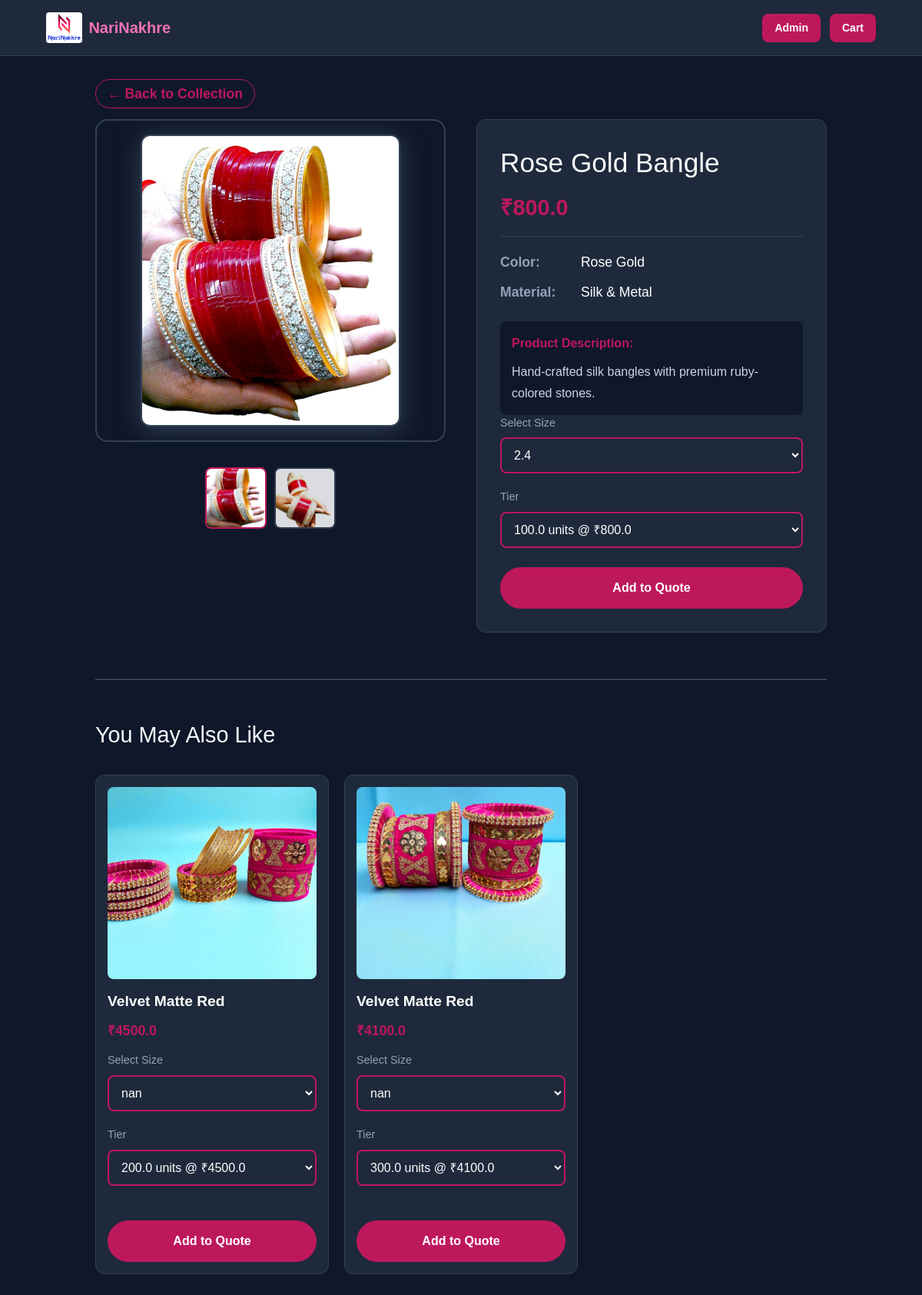
The app's page /product/16 with its own data.
### tables this page shows
CREATE TABLE products (
                id INTEGER PRIMARY KEY AUTOINCREMENT,
                sku TEXT,
                name TEXT,
                hsn TEXT,
                gst REAL,
                material TEXT,
                color TEXT,
                sizes TEXT,
                category_id INTEGER,
                subcategory_id INTEGER,
                description TEXT,
                quantity1 REAL,
                price1 REAL,
                quantity2 REAL,
                price2 REAL,
                quantity3 REAL,
                price3 REAL
            , category TEXT, subcategory TEXT, image_file TEXT, image_url TEXT);

### app.py (the view)
@app.route('/product/<int:product_id>')
def product_detail(product_id):
    db = get_db()
    product = db.execute('SELECT * FROM products WHERE id = ?', (product_id,)).fetchone()
    if product is None:
        return "Product not found", 404
    product = dict(product)
    product['tiers'] = [
        {'tier': 1, 'qty': product.get('quantity1'), 'price': product.get('price1')},
        {'tier': 2, 'qty': product.get('quantity2'), 'price': product.get('price2')},
        {'tier': 3, 'qty': product.get('quantity3'), 'price': product.get('price3')},
    ]
    product['sizes'] = product.get('sizes', '')
    images = db.execute('SELECT image_path FROM product_images WHERE product_id = ? ORDER BY image_index', (product_id,)).fetchall()
    image_urls = []
    for img in images:
        path = img['image_path']
        if path.startswith('static/'):
            path = path[len('static/'):]
        path = path.lstrip('/')
        image_urls.append(path)
    if not image_urls:
        for i in range(1, 6):
            img_path = f"static/assets/products/{product['sku']}_{i}.jpg"
            if os.path.exists(img_path):
                image_urls.append(f"assets/products/{product['sku']}_{i}.jpg")
        if not image_urls:
            image_urls = [f"assets/products/{product['sku']}_1.jpg"]
    related_products_raw = db.execute('SELECT * FROM products WHERE id != ? ORDER BY RANDOM() LIMIT 3', (product_id,)).fetchall()
    related_products = []
    for rel in related_products_raw:
        rel = dict(rel)
        rel['tiers'] = [
            {'tier': 1, 'qty': rel.get('quantity1'), 'price': rel.get('price1')},
            {'tier': 2, 'qty': rel.get('quantity2'), 'price': rel.get('price2')},
            {'tier': 3, 'qty': rel.get('quantity3'), 'price': rel.get('price3')},
        ]
        rel['sizes'] = rel.get('sizes', '')
        related_products.append(rel)
    return render_template('product_detail.html', product=product, image_urls=image_urls, related_products=related_products)

### app.py (called while the page is built)
def get_db():
    if 'db' not in g:
        g.db = sqlite3.connect(app.config['DATABASE'])
        g.db.row_factory = sqlite3.Row
    return g.db

### templates/product_detail.html (shortened to what this page needs)
{% extends "base.html" %}
{% block content %}
<div class="pdp-bg">
    <div class="pdp-container">
        <nav class="back-nav">
            <a href="/" class="back-link">← Back to Collection</a>
        </nav>
        <div class="pdp-grid">
            <div class="pdp-image-section">
                <div class="main-img-container" style="background:#0f172a; border:2px solid #334155; border-radius:16px; display:flex; align-items:center; justify-content:center; height:420px; overflow-x:auto;">
                    <img id="main-view" src="{{ url_for('static', filename=image_urls[0]) }}" alt="{{ product['name'] }} main image" onclick="openLightbox(0)" style="max-width:350px; max-height:380px; border-radius:12px; cursor:pointer; box-shadow:0 4px 32px #334155; border:2px solid #334155; background:#1e293b;">
                </div>
                <div class="thumb-grid" style="display:flex; gap:10px; justify-content:center; margin-top:18px; overflow-x:auto;">
                    {% for img in image_urls %}
                        <img src="{{ url_for('static', filename=img) }}" class="thumb-img{% if loop.index0 == 0 %} active-thumb{% endif %}" data-idx="{{ loop.index0 }}" style="width:80px; height:80px; object-fit:cover; border-radius:8px; border:2px solid #334155; opacity:0.85; cursor:pointer; transition:0.2s;" onclick="setMainImage({{ loop.index0 }})">
                    {% endfor %}
                </div>
            </div>
            <div class="pdp-info-card">
                <h1 class="pdp-title">{{ product['name'] }}</h1>
                <div class="pdp-price">₹{{ product['price1'] }}</div>
                <div class="detail-item"><span class="detail-label">Color:</span> {{ product['color'] or 'N/A' }}</div>
                <div class="detail-item"><span class="detail-label">Material:</span> {{ product['material'] or 'N/A' }}</div>
                <div class="product-desc">
                    <strong style="color:#be185d; display:block; margin-bottom:10px;">Product Description:</strong>
                    <span style="color:#cbd5e1;">{{ product['description'] or 'No description available for this product.' }}</span>
                </div>
                <div class="pdp-field">
                    <label>Select Size</label>
                    <select id="size-{{ product.id }}" class="pdp-select size-select">
                        {% for s in product['sizes'].split(',') %}
                            <option value="{{ s|trim }}">{{ s|trim }}</option>
                        {% endfor %}
                    </select>
                </div>
                <div class="pdp-field">
                    <label for="tier">Tier</label>
                    <select id="tier-select-{{ product.id }}" class="pdp-input tier-select">
                        {% for tier in product['tiers'] %}
                            {% if tier.qty and tier.price %}
                                <option value="{{ tier.qty }}" data-price="{{ tier.price }}">{{ tier.qty }} units @ ₹{{ tier.price }}</option>
                            {% endif %}
                        {% endfor %}
                    </select>
                </div>
                <div class="pdp-actions">
                    <button class="add-to-quote-btn btn-add"
                        data-sku="{{ product.id }}"
                        data-tier="{{ product.tiers[0].qty if product.tiers and product.tiers[0].qty else 1 }}"
                        data-price="{{ product.tiers[0].price if product.tiers and product.tiers[0].price else product.price1 }}"
                        data-size="{{ product.sizes.split(',')[0]|trim if product.sizes else '' }}"
                        onclick="addToQuoteDirect(this, '{{ product.id }}')"
                    >Add to Quote</button>
                </div>
            </div>
        </div>
        {% if related_products %}
        <section class="carousel-section">
            <h2 class="carousel-title">You May Also Like</h2>
            <div class="product-grid">
                {% for rel in related_products %}
                <div class="product-card">
                    <a href="/product/{{ rel.id }}">
                        <img class="product-image" src="/static/assets/products/{{ rel.sku }}_1.jpg" alt="{{ rel.name }}" onerror="this.src='/static/assets/products/default.jpg'">
                    </a>
                    <a href="/product/{{ rel.id }}" class="mini-title">{{ rel.name }}</a>
                    <div class="mini-price">₹{{ rel.price1 }}</div>
                    <div class="pdp-field">
                        <label>Select Size</label>
                        <select id="size-{{ rel.id }}" class="pdp-select size-select">
                            {% for s in rel.sizes.split(',') %}
                                <option value="{{ s|trim }}">{{ s|trim }}</option>
                            {% endfor %}
                        </select>
                    </div>
                    <div class="pdp-field">
                        <label for="tier">Tier</label>
                        <select id="tier-select-{{ rel.id }}" class="pdp-input tier-select">
                            {% for tier in rel.tiers %}
                                {% if tier.qty and tier.price %}
                                    <option value="{{ tier.qty }}" data-price="{{ tier.price }}">{{ tier.qty }} units @ ₹{{ tier.price }}</option>
                                {% endif %}
                            {% endfor %}
                        </select>
                    </div>
                    <div class="pdp-actions">
                        <button class="add-to-quote-btn btn-add"
                            data-sku="{{ rel.id }}"
                            data-tier="{{ rel.tiers[0].qty if rel.tiers and rel.tiers[0].qty else 1 }}"
                            data-price="{{ rel.tiers[0].price if rel.tiers and rel.tiers[0].price else rel.price1 }}"
                            data-size="{{ rel.sizes.split(',')[0]|trim if rel.sizes else '' }}"
                            onclick="addToQuoteDirect(this, '{{ rel.id }}')"
                        >Add to Quote</button>
                    </div>
                </div>
                {% endfor %}
            </div>
        </section>
        {% endif %}
    </div>
</div>
{% endblock %}

### templates/base.html (style rules this page uses)
body { background: #0f172a; color: #e2e8f0; font-family: sans-serif; }

### templates/product_detail.html (style rules this page uses)
body { background-color: #0f172a; color: white; margin: 0; font-family: sans-serif; }
.pdp-bg { background: #0f172a; min-height: 100vh; padding: 20px; }
.pdp-container { max-width: 1200px; margin: 0 auto; }
.back-nav { margin-bottom: 20px; }
.back-link { color: #be185d; text-decoration: none; font-weight: bold; font-size: 1.1rem; border: 1px solid #be185d; padding: 8px 15px; border-radius: 20px; transition: 0.3s; }
.pdp-grid { display: grid; grid-template-columns: repeat(auto-fit, minmax(350px, 1fr)); gap: 40px; margin-bottom: 60px; }
.pdp-image-section { display: flex; flex-direction: column; gap: 15px; }
.main-img-container { background: #1e293b; border: 1px solid #334155; border-radius: 12px; overflow: hidden; height: 450px; display: flex; align-items: center; justify-content: center; }
.main-img-container img { max-width: 100%; max-height: 100%; object-fit: contain; cursor: pointer; }
.thumb-grid { display: flex; gap: 10px; justify-content: center; overflow-x: auto; }
.thumb-grid img { width: 80px; height: 80px; object-fit: cover; border-radius: 8px; cursor: pointer; border: 2px solid #334155; opacity: 0.7; transition: 0.3s; }
.pdp-info-card { background: #1e293b; border: 1px solid #334155; border-radius: 12px; padding: 30px; height: fit-content; }
.pdp-title { font-size: 2.2rem; color: #f8fafc; margin-bottom: 10px; }
.pdp-price { font-size: 1.8rem; color: #be185d; font-weight: bold; margin-bottom: 20px; border-bottom: 1px solid #334155; padding-bottom: 15px; }
.detail-item { margin-bottom: 12px; font-size: 1.1rem; }
.detail-label { color: #94a3b8; font-weight: bold; min-width: 100px; display: inline-block; }
.product-desc { margin-top: 25px; line-height: 1.7; color: #cbd5e1; background: #0f172a; padding: 15px; border-radius: 8px; }
.pdp-field { margin-bottom: 20px; }
.pdp-field label { display: block; margin-bottom: 8px; color: #94a3b8; font-size: 0.9rem; }
.pdp-input, .pdp-select { width: 100%; padding: 12px; border-radius: 8px; border: 2px solid #be185d; background: #1e293b; color: white; font-size: 1rem; }
.pdp-actions { display: flex; gap: 15px; margin-top: 25px; }
.btn-add { flex: 2; background: #be185d; color: white; border: none; padding: 15px; border-radius: 30px; cursor: pointer; font-weight: bold; font-size: 1rem; }
.carousel-section { border-top: 2px solid #334155; padding-top: 50px; margin-top: 50px; }
.carousel-title { font-size: 1.8rem; margin-bottom: 30px; color: #f8fafc; }
.product-grid { display: grid; grid-template-columns: repeat(auto-fill, minmax(280px, 1fr)); gap: 20px; }
.product-card { background: #1e293b; border: 1px solid #334155; border-radius: 12px; padding: 15px; display: flex; flex-direction: column; transition: 0.3s; }
.product-image { width: 100%; height: 250px; object-fit: cover; border-radius: 8px; margin-bottom: 15px; }
.mini-title { color: white; text-decoration: none; font-size: 1.2rem; font-weight: bold; margin-bottom: 10px; display: block; }
.mini-price { color: #be185d; font-weight: bold; font-size: 1.1rem; margin-bottom: 15px; }

### records on screen
products: name "Rose Gold Bangle", price1 "800.0", color "Rose Gold", material "Silk & Metal", description "Hand-crafted silk bangles with premium ruby-colored stones.", sizes+id "2.4"
products: sku (picture), name "Velvet Matte Red", price1 "4500.0"
products: sku (picture), name "Velvet Matte Red", price1 "4100.0"

### other values on screen
form field value "100.0 units @ ₹800.0"
form field value "nan"
form field value "200.0 units @ ₹4500.0"
form field value "300.0 units @ ₹4100.0"
